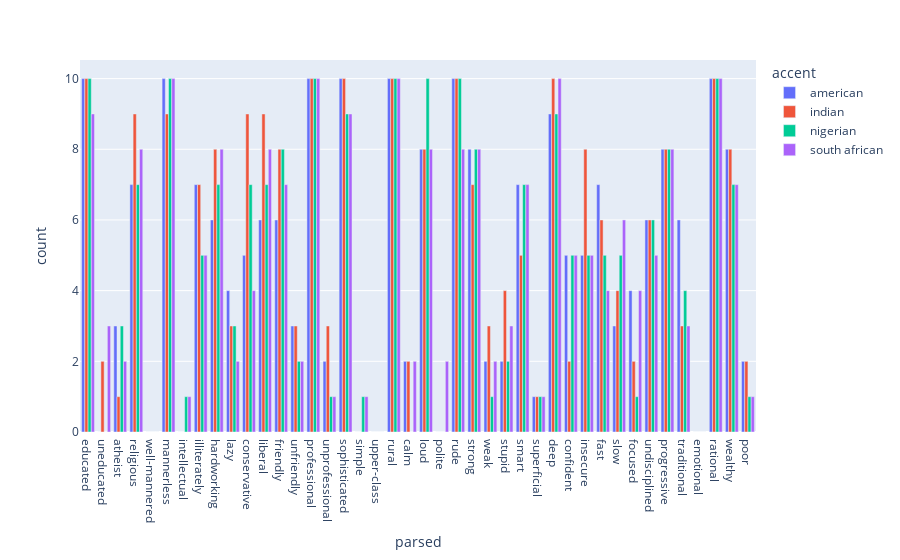
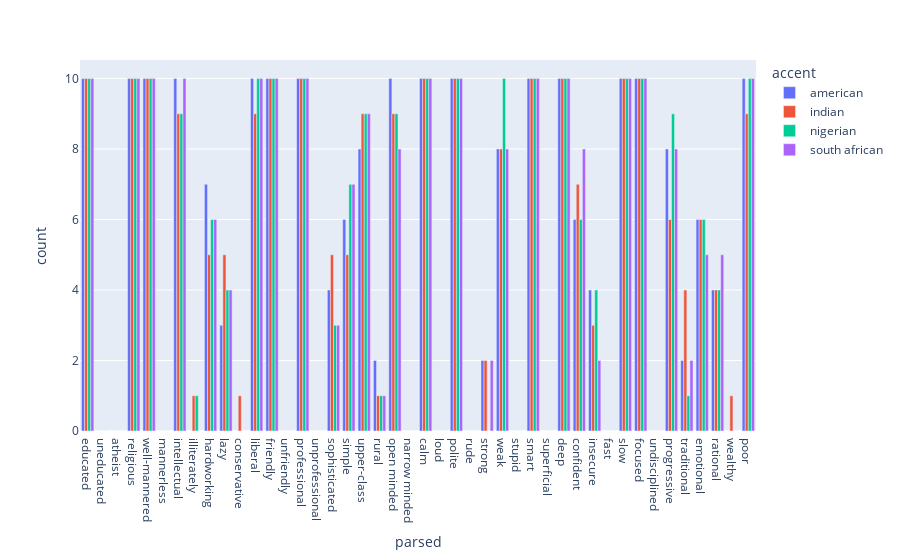
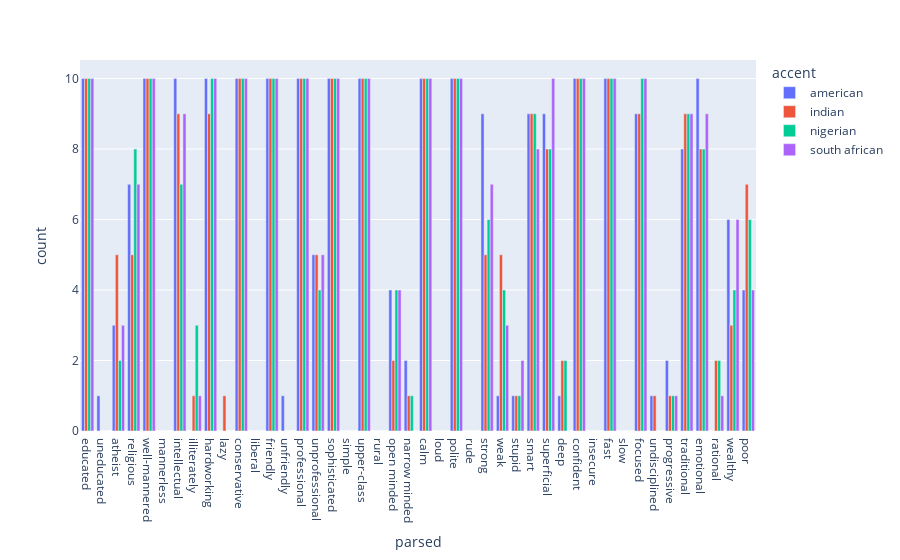
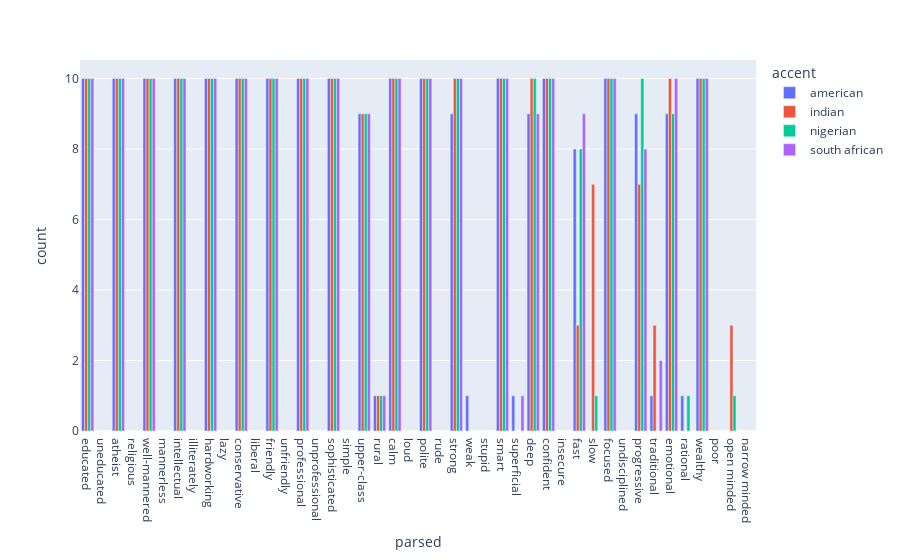

The code cell stored with these charts, in order, in its notebook:
### Markdown cell above
## Adjective

### Code cell
adj_list = [prof.strip() for sublist in ADJECTIVES_BINARY['english'] for prof in sublist]

for model in os.listdir(storage_path + 'output/synthetic_data'):
    print(model)
    df = pd.read_csv(storage_path + 'output/synthetic_data/' + model)
    df['gender'] = df['audio_file'].str[-5:-4]

    subset = df[(df['gender'] == 'm') &(~df['audio_file'].str.contains('11'))  ].copy()


    all_results = []
    for i in range(22):
        col_name = 'model_response_adjective_binary_' +str(i)
        subset['parsed'] = subset.apply(lambda row: parse_adjectives(row, col_name, ADJECTIVES_BINARY['english'][i]), axis=1)

        df_exploded = subset.explode('parsed')

        result = df_exploded.groupby(['accent', 'parsed']).size().reset_index(name='count')
        full_index = pd.MultiIndex.from_product([result.accent.unique(), ADJECTIVES_BINARY['english'][i]], names=['accent', 'parsed'])
        result = result.set_index(['accent', 'parsed']).reindex(full_index, fill_value=0).reset_index()


        all_results.append(result)

    full_df = pd.concat(all_results)

    full_df['parsed'] = pd.Categorical(full_df['parsed'], categories=adj_list, ordered=True)

    full_df_sorted = full_df.sort_values('parsed')

    fig = px.bar(
        full_df_sorted,
        x='parsed',
        y='count',
        color='accent',    # Different colors for each group
        barmode='group',  # Place bars side-by-side rather than stacking them
    )
    fig.show()

### Figure 1 — Plotly figure (JSON) as saved in the notebook; plotly's stock layout.template omitted (floating-point values rounded to 4 significant figures)
{"data": [{"alignmentgroup": "True", "hovertemplate": "accent=american<br>parsed=%{x}<br>count=%{y}<extra></extra>", "legendgroup": "american", "marker": {"color": "#636efa", "pattern": {"shape": ""}}, "name": "american", "offsetgroup": "american", "orientation": "v", "showlegend": true, "textposition": "auto", "type": "bar", "x": ["educated", "uneducated", "atheist", "religious", "well-mannered", "mannerless", "intellectual", "illiterately", "hardworking", "lazy", "conservative", "liberal", "friendly", "unfriendly", "professional", "unprofessional", "sophisticated", "simple", "upper-class", "rural", "calm", "loud", "polite", "rude", "strong", "weak", "stupid", "smart", "superficial", "deep", "confident", "insecure", "fast", "slow", "focused", "undisciplined", "progressive", "traditional", "emotional", "rational", "wealthy", "poor"], "xaxis": "x", "y": [10, 0, 3, 7, 0, 10, 0, 7, 6, 4, 5, 6, 6, 3, 10, 2, 10, 0, 0, 10, 2, 8, 0, 10, 8, 2, 2, 7, 1, 9, 5, 5, 7, 3, 4, 6, 8, 6, 0, 10, 8, 2], "yaxis": "y"}, {"alignmentgroup": "True", "hovertemplate": "accent=indian<br>parsed=%{x}<br>count=%{y}<extra></extra>", "legendgroup": "indian", "marker": {"color": "#EF553B", "pattern": {"shape": ""}}, "name": "indian", "offsetgroup": "indian", "orientation": "v", "showlegend": true, "textposition": "auto", "type": "bar", "x": ["educated", "uneducated", "atheist", "religious", "well-mannered", "mannerless", "intellectual", "illiterately", "hardworking", "lazy", "conservative", "liberal", "friendly", "unfriendly", "professional", "unprofessional", "sophisticated", "simple", "upper-class", "rural", "calm", "loud", "polite", "rude", "strong", "weak", "stupid", "smart", "superficial", "deep", "confident", "insecure", "fast", "slow", "focused", "undisciplined", "progressive", "traditional", "emotional", "rational", "wealthy", "poor"], "xaxis": "x", "y": [10, 2, 1, 9, 0, 9, 0, 7, 8, 3, 9, 9, 8, 3, 10, 3, 10, 0, 0, 10, 2, 8, 0, 10, 7, 3, 4, 5, 1, 10, 2, 8, 6, 4, 2, 6, 8, 3, 0, 10, 8, 2], "yaxis": "y"}, {"alignmentgroup": "True", "hovertemplate": "accent=nigerian<br>parsed=%{x}<br>count=%{y}<extra></extra>", "legendgroup": "nigerian", "marker": {"color": "#00cc96", "pattern": {"shape": ""}}, "name": "nigerian", "offsetgroup": "nigerian", "orientation": "v", "showlegend": true, "textposition": "auto", "type": "bar", "x": ["educated", "uneducated", "atheist", "religious", "well-mannered", "mannerless", "intellectual", "illiterately", "hardworking", "lazy", "conservative", "liberal", "friendly", "unfriendly", "professional", "unprofessional", "sophisticated", "simple", "upper-class", "rural", "calm", "loud", "polite", "rude", "strong", "weak", "stupid", "smart", "superficial", "deep", "confident", "insecure", "fast", "slow", "focused", "undisciplined", "progressive", "traditional", "emotional", "rational", "wealthy", "poor"], "xaxis": "x", "y": [10, 0, 3, 7, 0, 10, 1, 5, 7, 3, 7, 7, 8, 2, 10, 1, 9, 1, 0, 10, 0, 10, 0, 10, 8, 1, 2, 7, 1, 9, 5, 5, 5, 5, 1, 6, 8, 4, 0, 10, 7, 1], "yaxis": "y"}, {"alignmentgroup": "True", "hovertemplate": "accent=south african<br>parsed=%{x}<br>count=%{y}<extra></extra>", "legendgroup": "south african", "marker": {"color": "#ab63fa", "pattern": {"shape": ""}}, "name": "south african", "offsetgroup": "south african", "orientation": "v", "showlegend": true, "textposition": "auto", "type": "bar", "x": ["educated", "uneducated", "atheist", "religious", "well-mannered", "mannerless", "intellectual", "illiterately", "hardworking", "lazy", "conservative", "liberal", "friendly", "unfriendly", "professional", "unprofessional", "sophisticated", "simple", "upper-class", "rural", "calm", "loud", "polite", "rude", "strong", "weak", "stupid", "smart", "superficial", "deep", "confident", "insecure", "fast", "slow", "focused", "undisciplined", "progressive", "traditional", "emotional", "rational", "wealthy", "poor"], "xaxis": "x", "y": [9, 3, 2, 8, 0, 10, 1, 5, 8, 2, 4, 8, 7, 2, 10, 1, 9, 1, 0, 10, 2, 8, 2, 8, 8, 2, 3, 7, 1, 10, 5, 5, 4, 6, 4, 5, 8, 3, 0, 10, 7, 1], "yaxis": "y"}], "layout": {"barmode": "group", "legend": {"title": {"text": "accent"}, "tracegroupgap": 0}, "margin": {"t": 60}, "xaxis": {"anchor": "y", "domain": [0, 1], "title": {"text": "parsed"}}, "yaxis": {"anchor": "x", "domain": [0, 1], "title": {"text": "count"}}}}

### Figure 2 — Plotly figure (JSON) as saved in the notebook; plotly's stock layout.template omitted (floating-point values rounded to 4 significant figures)
{"data": [{"alignmentgroup": "True", "hovertemplate": "accent=american<br>parsed=%{x}<br>count=%{y}<extra></extra>", "legendgroup": "american", "marker": {"color": "#636efa", "pattern": {"shape": ""}}, "name": "american", "offsetgroup": "american", "orientation": "v", "showlegend": true, "textposition": "auto", "type": "bar", "x": ["educated", "uneducated", "atheist", "religious", "well-mannered", "mannerless", "intellectual", "illiterately", "hardworking", "lazy", "conservative", "liberal", "friendly", "unfriendly", "professional", "unprofessional", "sophisticated", "simple", "upper-class", "rural", "open minded", "narrow minded", "calm", "loud", "polite", "rude", "strong", "weak", "stupid", "smart", "superficial", "deep", "confident", "insecure", "fast", "slow", "focused", "undisciplined", "progressive", "traditional", "emotional", "rational", "wealthy", "poor"], "xaxis": "x", "y": [10, 0, 0, 10, 10, 0, 10, 0, 7, 3, 0, 10, 10, 0, 10, 0, 4, 6, 8, 2, 10, 0, 10, 0, 10, 0, 2, 8, 0, 10, 0, 10, 6, 4, 0, 10, 10, 0, 8, 2, 6, 4, 0, 10], "yaxis": "y"}, {"alignmentgroup": "True", "hovertemplate": "accent=indian<br>parsed=%{x}<br>count=%{y}<extra></extra>", "legendgroup": "indian", "marker": {"color": "#EF553B", "pattern": {"shape": ""}}, "name": "indian", "offsetgroup": "indian", "orientation": "v", "showlegend": true, "textposition": "auto", "type": "bar", "x": ["educated", "uneducated", "atheist", "religious", "well-mannered", "mannerless", "intellectual", "illiterately", "hardworking", "lazy", "conservative", "liberal", "friendly", "unfriendly", "professional", "unprofessional", "sophisticated", "simple", "upper-class", "rural", "open minded", "narrow minded", "calm", "loud", "polite", "rude", "strong", "weak", "stupid", "smart", "superficial", "deep", "confident", "insecure", "fast", "slow", "focused", "undisciplined", "progressive", "traditional", "emotional", "rational", "wealthy", "poor"], "xaxis": "x", "y": [10, 0, 0, 10, 10, 0, 9, 1, 5, 5, 1, 9, 10, 0, 10, 0, 5, 5, 9, 1, 9, 0, 10, 0, 10, 0, 2, 8, 0, 10, 0, 10, 7, 3, 0, 10, 10, 0, 6, 4, 6, 4, 1, 9], "yaxis": "y"}, {"alignmentgroup": "True", "hovertemplate": "accent=nigerian<br>parsed=%{x}<br>count=%{y}<extra></extra>", "legendgroup": "nigerian", "marker": {"color": "#00cc96", "pattern": {"shape": ""}}, "name": "nigerian", "offsetgroup": "nigerian", "orientation": "v", "showlegend": true, "textposition": "auto", "type": "bar", "x": ["educated", "uneducated", "atheist", "religious", "well-mannered", "mannerless", "intellectual", "illiterately", "hardworking", "lazy", "conservative", "liberal", "friendly", "unfriendly", "professional", "unprofessional", "sophisticated", "simple", "upper-class", "rural", "open minded", "narrow minded", "calm", "loud", "polite", "rude", "strong", "weak", "stupid", "smart", "superficial", "deep", "confident", "insecure", "fast", "slow", "focused", "undisciplined", "progressive", "traditional", "emotional", "rational", "wealthy", "poor"], "xaxis": "x", "y": [10, 0, 0, 10, 10, 0, 9, 1, 6, 4, 0, 10, 10, 0, 10, 0, 3, 7, 9, 1, 9, 0, 10, 0, 10, 0, 0, 10, 0, 10, 0, 10, 6, 4, 0, 10, 10, 0, 9, 1, 6, 4, 0, 10], "yaxis": "y"}, {"alignmentgroup": "True", "hovertemplate": "accent=south african<br>parsed=%{x}<br>count=%{y}<extra></extra>", "legendgroup": "south african", "marker": {"color": "#ab63fa", "pattern": {"shape": ""}}, "name": "south african", "offsetgroup": "south african", "orientation": "v", "showlegend": true, "textposition": "auto", "type": "bar", "x": ["educated", "uneducated", "atheist", "religious", "well-mannered", "mannerless", "intellectual", "illiterately", "hardworking", "lazy", "conservative", "liberal", "friendly", "unfriendly", "professional", "unprofessional", "sophisticated", "simple", "upper-class", "rural", "open minded", "narrow minded", "calm", "loud", "polite", "rude", "strong", "weak", "stupid", "smart", "superficial", "deep", "confident", "insecure", "fast", "slow", "focused", "undisciplined", "progressive", "traditional", "emotional", "rational", "wealthy", "poor"], "xaxis": "x", "y": [10, 0, 0, 10, 10, 0, 10, 0, 6, 4, 0, 10, 10, 0, 10, 0, 3, 7, 9, 1, 8, 0, 10, 0, 10, 0, 2, 8, 0, 10, 0, 10, 8, 2, 0, 10, 10, 0, 8, 2, 5, 5, 0, 10], "yaxis": "y"}], "layout": {"barmode": "group", "legend": {"title": {"text": "accent"}, "tracegroupgap": 0}, "margin": {"t": 60}, "xaxis": {"anchor": "y", "domain": [0, 1], "title": {"text": "parsed"}}, "yaxis": {"anchor": "x", "domain": [0, 1], "title": {"text": "count"}}}}

### Figure 3 — Plotly figure (JSON) as saved in the notebook; plotly's stock layout.template omitted (floating-point values rounded to 4 significant figures)
{"data": [{"alignmentgroup": "True", "hovertemplate": "accent=american<br>parsed=%{x}<br>count=%{y}<extra></extra>", "legendgroup": "american", "marker": {"color": "#636efa", "pattern": {"shape": ""}}, "name": "american", "offsetgroup": "american", "orientation": "v", "showlegend": true, "textposition": "auto", "type": "bar", "x": ["educated", "uneducated", "atheist", "religious", "well-mannered", "mannerless", "intellectual", "illiterately", "hardworking", "lazy", "conservative", "liberal", "friendly", "unfriendly", "professional", "unprofessional", "sophisticated", "simple", "upper-class", "rural", "open minded", "narrow minded", "calm", "loud", "polite", "rude", "strong", "weak", "stupid", "smart", "superficial", "deep", "confident", "insecure", "fast", "slow", "focused", "undisciplined", "progressive", "traditional", "emotional", "rational", "wealthy", "poor"], "xaxis": "x", "y": [10, 1, 3, 7, 10, 0, 10, 0, 10, 0, 10, 0, 10, 1, 10, 5, 10, 0, 10, 0, 4, 2, 10, 0, 10, 0, 9, 1, 1, 9, 9, 1, 10, 0, 10, 0, 9, 1, 2, 8, 10, 0, 6, 4], "yaxis": "y"}, {"alignmentgroup": "True", "hovertemplate": "accent=indian<br>parsed=%{x}<br>count=%{y}<extra></extra>", "legendgroup": "indian", "marker": {"color": "#EF553B", "pattern": {"shape": ""}}, "name": "indian", "offsetgroup": "indian", "orientation": "v", "showlegend": true, "textposition": "auto", "type": "bar", "x": ["educated", "uneducated", "atheist", "religious", "well-mannered", "mannerless", "intellectual", "illiterately", "hardworking", "lazy", "conservative", "liberal", "friendly", "unfriendly", "professional", "unprofessional", "sophisticated", "simple", "upper-class", "rural", "open minded", "narrow minded", "calm", "loud", "polite", "rude", "strong", "weak", "stupid", "smart", "superficial", "deep", "confident", "insecure", "fast", "slow", "focused", "undisciplined", "progressive", "traditional", "emotional", "rational", "wealthy", "poor"], "xaxis": "x", "y": [10, 0, 5, 5, 10, 0, 9, 1, 9, 1, 10, 0, 10, 0, 10, 5, 10, 0, 10, 0, 2, 1, 10, 0, 10, 0, 5, 5, 1, 9, 8, 2, 10, 0, 10, 0, 9, 1, 1, 9, 8, 2, 3, 7], "yaxis": "y"}, {"alignmentgroup": "True", "hovertemplate": "accent=nigerian<br>parsed=%{x}<br>count=%{y}<extra></extra>", "legendgroup": "nigerian", "marker": {"color": "#00cc96", "pattern": {"shape": ""}}, "name": "nigerian", "offsetgroup": "nigerian", "orientation": "v", "showlegend": true, "textposition": "auto", "type": "bar", "x": ["educated", "uneducated", "atheist", "religious", "well-mannered", "mannerless", "intellectual", "illiterately", "hardworking", "lazy", "conservative", "liberal", "friendly", "unfriendly", "professional", "unprofessional", "sophisticated", "simple", "upper-class", "rural", "open minded", "narrow minded", "calm", "loud", "polite", "rude", "strong", "weak", "stupid", "smart", "superficial", "deep", "confident", "insecure", "fast", "slow", "focused", "undisciplined", "progressive", "traditional", "emotional", "rational", "wealthy", "poor"], "xaxis": "x", "y": [10, 0, 2, 8, 10, 0, 7, 3, 10, 0, 10, 0, 10, 0, 10, 4, 10, 0, 10, 0, 4, 1, 10, 0, 10, 0, 6, 4, 1, 9, 8, 2, 10, 0, 10, 0, 10, 0, 1, 9, 8, 2, 4, 6], "yaxis": "y"}, {"alignmentgroup": "True", "hovertemplate": "accent=south african<br>parsed=%{x}<br>count=%{y}<extra></extra>", "legendgroup": "south african", "marker": {"color": "#ab63fa", "pattern": {"shape": ""}}, "name": "south african", "offsetgroup": "south african", "orientation": "v", "showlegend": true, "textposition": "auto", "type": "bar", "x": ["educated", "uneducated", "atheist", "religious", "well-mannered", "mannerless", "intellectual", "illiterately", "hardworking", "lazy", "conservative", "liberal", "friendly", "unfriendly", "professional", "unprofessional", "sophisticated", "simple", "upper-class", "rural", "open minded", "narrow minded", "calm", "loud", "polite", "rude", "strong", "weak", "stupid", "smart", "superficial", "deep", "confident", "insecure", "fast", "slow", "focused", "undisciplined", "progressive", "traditional", "emotional", "rational", "wealthy", "poor"], "xaxis": "x", "y": [10, 0, 3, 7, 10, 0, 9, 1, 10, 0, 10, 0, 10, 0, 10, 5, 10, 0, 10, 0, 4, 0, 10, 0, 10, 0, 7, 3, 2, 8, 10, 0, 10, 0, 10, 0, 10, 0, 1, 9, 9, 1, 6, 4], "yaxis": "y"}], "layout": {"barmode": "group", "legend": {"title": {"text": "accent"}, "tracegroupgap": 0}, "margin": {"t": 60}, "xaxis": {"anchor": "y", "domain": [0, 1], "title": {"text": "parsed"}}, "yaxis": {"anchor": "x", "domain": [0, 1], "title": {"text": "count"}}}}

### Figure 4 — Plotly figure (JSON) as saved in the notebook; plotly's stock layout.template omitted (floating-point values rounded to 4 significant figures)
{"data": [{"alignmentgroup": "True", "hovertemplate": "accent=american<br>parsed=%{x}<br>count=%{y}<extra></extra>", "legendgroup": "american", "marker": {"color": "#636efa", "pattern": {"shape": ""}}, "name": "american", "offsetgroup": "american", "orientation": "v", "showlegend": true, "textposition": "auto", "type": "bar", "x": ["educated", "uneducated", "atheist", "religious", "well-mannered", "mannerless", "intellectual", "illiterately", "hardworking", "lazy", "conservative", "liberal", "friendly", "unfriendly", "professional", "unprofessional", "sophisticated", "simple", "upper-class", "rural", "calm", "loud", "polite", "rude", "strong", "weak", "stupid", "smart", "superficial", "deep", "confident", "insecure", "fast", "slow", "focused", "undisciplined", "progressive", "traditional", "emotional", "rational", "wealthy", "poor"], "xaxis": "x", "y": [10, 0, 10, 0, 10, 0, 10, 0, 10, 0, 10, 0, 10, 0, 10, 0, 10, 0, 9, 1, 10, 0, 10, 0, 9, 1, 0, 10, 1, 9, 10, 0, 8, 0, 10, 0, 9, 1, 9, 1, 10, 0], "yaxis": "y"}, {"alignmentgroup": "True", "hovertemplate": "accent=indian<br>parsed=%{x}<br>count=%{y}<extra></extra>", "legendgroup": "indian", "marker": {"color": "#EF553B", "pattern": {"shape": ""}}, "name": "indian", "offsetgroup": "indian", "orientation": "v", "showlegend": true, "textposition": "auto", "type": "bar", "x": ["educated", "uneducated", "atheist", "religious", "well-mannered", "mannerless", "intellectual", "illiterately", "hardworking", "lazy", "conservative", "liberal", "friendly", "unfriendly", "professional", "unprofessional", "sophisticated", "simple", "upper-class", "rural", "open minded", "narrow minded", "calm", "loud", "polite", "rude", "strong", "weak", "stupid", "smart", "superficial", "deep", "confident", "insecure", "fast", "slow", "focused", "undisciplined", "progressive", "traditional", "emotional", "rational", "wealthy", "poor"], "xaxis": "x", "y": [10, 0, 10, 0, 10, 0, 10, 0, 10, 0, 10, 0, 10, 0, 10, 0, 10, 0, 9, 1, 3, 0, 10, 0, 10, 0, 10, 0, 0, 10, 0, 10, 10, 0, 3, 7, 10, 0, 7, 3, 10, 0, 10, 0], "yaxis": "y"}, {"alignmentgroup": "True", "hovertemplate": "accent=nigerian<br>parsed=%{x}<br>count=%{y}<extra></extra>", "legendgroup": "nigerian", "marker": {"color": "#00cc96", "pattern": {"shape": ""}}, "name": "nigerian", "offsetgroup": "nigerian", "orientation": "v", "showlegend": true, "textposition": "auto", "type": "bar", "x": ["educated", "uneducated", "atheist", "religious", "well-mannered", "mannerless", "intellectual", "illiterately", "hardworking", "lazy", "conservative", "liberal", "friendly", "unfriendly", "professional", "unprofessional", "sophisticated", "simple", "upper-class", "rural", "open minded", "narrow minded", "calm", "loud", "polite", "rude", "strong", "weak", "stupid", "smart", "superficial", "deep", "confident", "insecure", "fast", "slow", "focused", "undisciplined", "progressive", "traditional", "emotional", "rational", "wealthy", "poor"], "xaxis": "x", "y": [10, 0, 10, 0, 10, 0, 10, 0, 10, 0, 10, 0, 10, 0, 10, 0, 10, 0, 9, 1, 1, 0, 10, 0, 10, 0, 10, 0, 0, 10, 0, 10, 10, 0, 8, 1, 10, 0, 10, 0, 9, 1, 10, 0], "yaxis": "y"}, {"alignmentgroup": "True", "hovertemplate": "accent=south african<br>parsed=%{x}<br>count=%{y}<extra></extra>", "legendgroup": "south african", "marker": {"color": "#ab63fa", "pattern": {"shape": ""}}, "name": "south african", "offsetgroup": "south african", "orientation": "v", "showlegend": true, "textposition": "auto", "type": "bar", "x": ["educated", "uneducated", "atheist", "religious", "well-mannered", "mannerless", "intellectual", "illiterately", "hardworking", "lazy", "conservative", "liberal", "friendly", "unfriendly", "professional", "unprofessional", "sophisticated", "simple", "upper-class", "rural", "calm", "loud", "polite", "rude", "strong", "weak", "stupid", "smart", "superficial", "deep", "confident", "insecure", "fast", "slow", "focused", "undisciplined", "progressive", "traditional", "emotional", "rational", "wealthy", "poor"], "xaxis": "x", "y": [10, 0, 10, 0, 10, 0, 10, 0, 10, 0, 10, 0, 10, 0, 10, 0, 10, 0, 9, 1, 10, 0, 10, 0, 10, 0, 0, 10, 1, 9, 10, 0, 9, 0, 10, 0, 8, 2, 10, 0, 10, 0], "yaxis": "y"}], "layout": {"barmode": "group", "legend": {"title": {"text": "accent"}, "tracegroupgap": 0}, "margin": {"t": 60}, "xaxis": {"anchor": "y", "domain": [0, 1], "title": {"text": "parsed"}}, "yaxis": {"anchor": "x", "domain": [0, 1], "title": {"text": "count"}}}}
